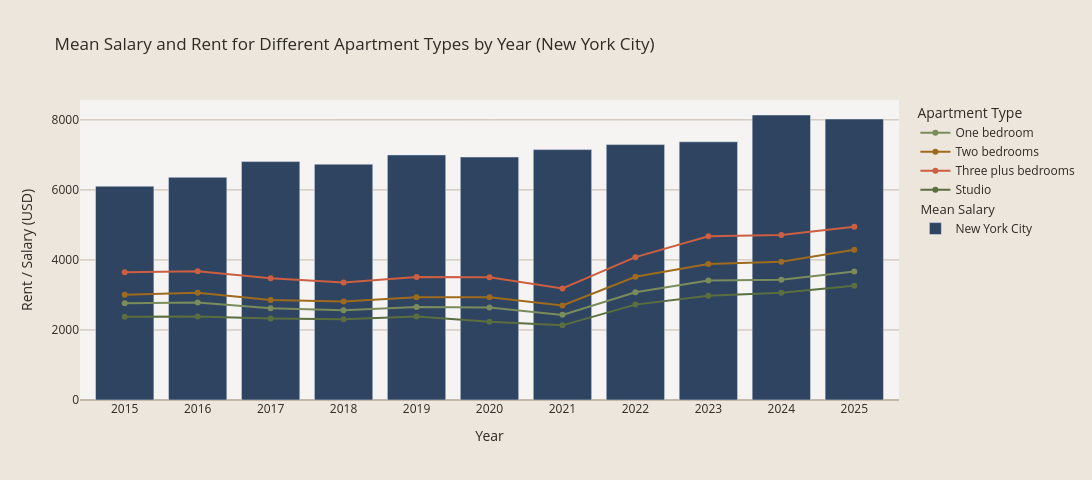

The notebook cell saved with this chart:
### Markdown cell above
Figure 2 consists of 6 plots, which was made with the borough distribution and average rent dataframes created earlier. The code is as follows:

### Code cell
for borough in ['Manhattan', 'Queens', 'Brooklyn', 'Bronx', 'Staten Island', 'New York City']:
       fig = px.line(rent_avg_df[(rent_avg_df['Borough'] == borough) & (rent_avg_df['Year'] != '2014')],
                     x='Year', y='Rent', color='apartmentType',
                     title=f'Mean Salary and Rent for Different Apartment Types by Year ({borough})',
                     markers=True,
                     color_discrete_sequence=earth_tone_colors[1:],
                     width=1190, height=480) 

       fig.update_xaxes(tickmode = 'array', tickvals = np.linspace(2015, 2026, 12), title_text='Year')
       fig.update_yaxes(gridcolor='#c4b8a8', zerolinecolor='#c4b8a8', title_text='Rent / Salary (USD)')
       fig.add_traces([
              go.Bar(x=borough_dist_df[borough_dist_df["Borough"] == borough]['Year'],
                     y=borough_dist_df[borough_dist_df["Borough"] == borough]['Average Salary'],
                     legendgroup="salary",
                     legendgrouptitle_text="Mean Salary",
                     name = borough,
                     marker=dict(color='#2e4460')
                     )
              ])
       if (borough != 'New York City'):
              fig.add_traces([
                     go.Bar(x=borough_dist_df[borough_dist_df["Borough"] == 'New York City']['Year'],
                            y=borough_dist_df[borough_dist_df["Borough"] == 'New York City']['Average Salary'],
                            legendgroup="salary",
                            name = 'NYC Mean',
                            marker=dict(color="#b8724e"),
                            visible='legendonly'
                     )
              ])

       fig.update_layout(legend_title_text='Apartment Type',
                         legend=dict(groupclick="toggleitem"),
                         paper_bgcolor='#ede6dc',
                         plot_bgcolor='#f5f4f2',
                         font_color='#2e2a24'
                         )

       # fig.write_html(f"visualizations/rent_vs_salary_by_year_{borough.lower().replace(' ', '_')}.html")

fig.show()

### Figure 1 — Plotly figure (JSON) as saved in the notebook; plotly's stock layout.template omitted (floating-point values rounded to 4 significant figures)
{"data": [{"hovertemplate": "apartmentType=One bedroom<br>Year=%{x}<br>Rent=%{y}<extra></extra>", "legendgroup": "One bedroom", "line": {"color": "#7a8c5c", "dash": "solid"}, "marker": {"symbol": "circle"}, "mode": "lines+markers", "name": "One bedroom", "orientation": "v", "showlegend": true, "type": "scatter", "x": ["2015", "2016", "2017", "2018", "2019", "2020", "2021", "2022", "2023", "2024", "2025"], "xaxis": "x", "y": [2763.0, 2783.0, 2622.0, 2563.0, 2658.0, 2644.0, 2431.0, 3078.0, 3414.0, 3432.0, 3667.0], "yaxis": "y"}, {"hovertemplate": "apartmentType=Two bedrooms<br>Year=%{x}<br>Rent=%{y}<extra></extra>", "legendgroup": "Two bedrooms", "line": {"color": "#9e6b1e", "dash": "solid"}, "marker": {"symbol": "circle"}, "mode": "lines+markers", "name": "Two bedrooms", "orientation": "v", "showlegend": true, "type": "scatter", "x": ["2015", "2016", "2017", "2018", "2019", "2020", "2021", "2022", "2023", "2024", "2025"], "xaxis": "x", "y": [3006.0, 3061.0, 2854.0, 2815.0, 2937.0, 2933.0, 2699.0, 3518.0, 3886.0, 3950.0, 4288.0], "yaxis": "y"}, {"hovertemplate": "apartmentType=Three plus bedrooms<br>Year=%{x}<br>Rent=%{y}<extra></extra>", "legendgroup": "Three plus bedrooms", "line": {"color": "#cc5e42", "dash": "solid"}, "marker": {"symbol": "circle"}, "mode": "lines+markers", "name": "Three plus bedrooms", "orientation": "v", "showlegend": true, "type": "scatter", "x": ["2015", "2016", "2017", "2018", "2019", "2020", "2021", "2022", "2023", "2024", "2025"], "xaxis": "x", "y": [3645.0, 3676.0, 3480.0, 3355.0, 3514.0, 3504.0, 3187.0, 4080.0, 4677.0, 4712.0, 4950.0], "yaxis": "y"}, {"hovertemplate": "apartmentType=Studio<br>Year=%{x}<br>Rent=%{y}<extra></extra>", "legendgroup": "Studio", "line": {"color": "#5a6e40", "dash": "solid"}, "marker": {"symbol": "circle"}, "mode": "lines+markers", "name": "Studio", "orientation": "v", "showlegend": true, "type": "scatter", "x": ["2015", "2016", "2017", "2018", "2019", "2020", "2021", "2022", "2023", "2024", "2025"], "xaxis": "x", "y": [2376.0, 2382.0, 2325.0, 2304.0, 2385.0, 2235.0, 2132.0, 2724.0, 2976.0, 3063.0, 3260.0], "yaxis": "y"}, {"legendgroup": "salary", "legendgrouptitle": {"text": "Mean Salary"}, "marker": {"color": "#2e4460"}, "name": "New York City", "type": "bar", "x": [2015, 2016, 2017, 2018, 2019, 2020, 2021, 2022, 2023, 2024, 2025], "y": [6106.0, 6359.0, 6809.0, 6734.0, 6999.0, 6938.0, 7151.0, 7294.0, 7374.0, 8139.0, 8025.0]}], "layout": {"font": {"color": "#2e2a24"}, "height": 480, "legend": {"groupclick": "toggleitem", "title": {"text": "Apartment Type"}, "tracegroupgap": 0}, "paper_bgcolor": "#ede6dc", "plot_bgcolor": "#f5f4f2", "title": {"text": "Mean Salary and Rent for Different Apartment Types by Year (New York City)"}, "width": 1190, "xaxis": {"anchor": "y", "domain": [0, 1], "tickmode": "array", "tickvals": [2015.0, 2016.0, 2017.0, 2018.0, 2019.0, 2020.0, 2021.0, 2022.0, 2023.0, 2024.0, 2025.0, 2026.0], "title": {"text": "Year"}}, "yaxis": {"anchor": "x", "domain": [0, 1], "gridcolor": "#c4b8a8", "title": {"text": "Rent / Salary (USD)"}, "zerolinecolor": "#c4b8a8"}}}
